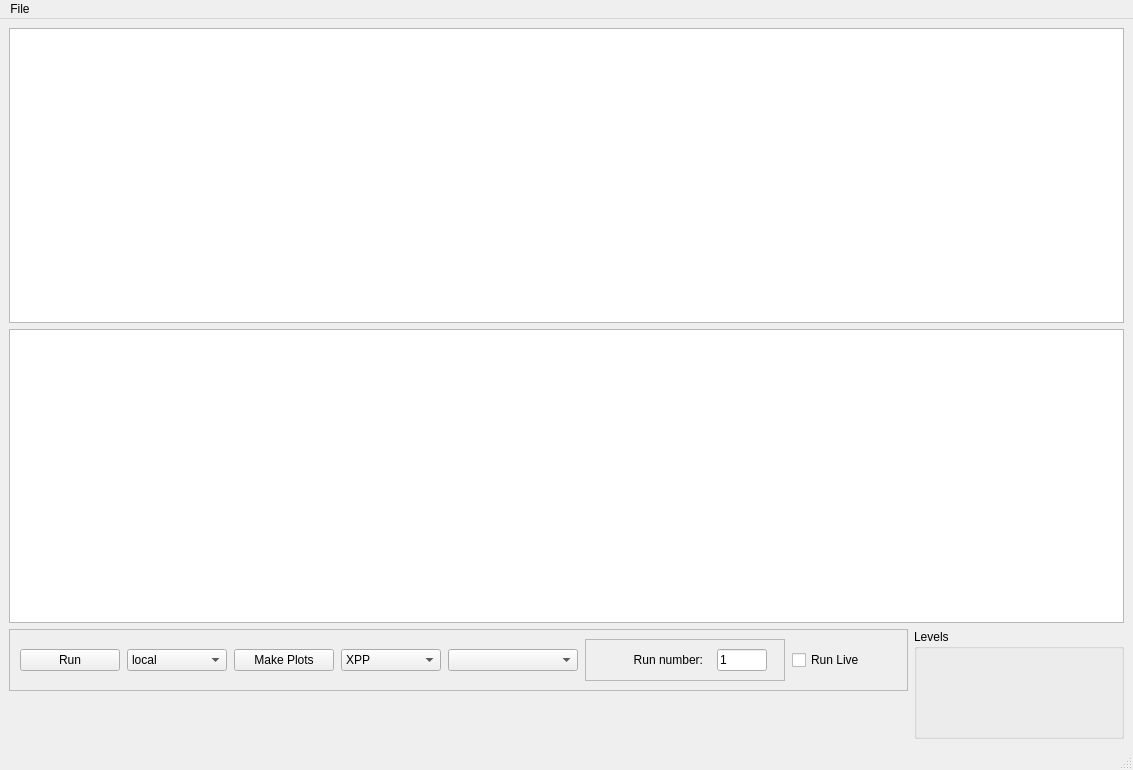
<?xml version="1.0" encoding="UTF-8"?>
<ui version="4.0">
 <class>MainWindow</class>
 <widget class="QMainWindow" name="MainWindow">
  <property name="geometry">
   <rect>
    <x>0</x>
    <y>0</y>
    <width>1133</width>
    <height>770</height>
   </rect>
  </property>
  <property name="windowTitle">
   <string>WFS</string>
  </property>
  <widget class="QWidget" name="centralwidget">
   <layout class="QGridLayout" name="gridLayout">
    <item row="0" column="0" colspan="2">
     <widget class="GraphicsLayoutWidget" name="topCanvas"/>
    </item>
    <item row="1" column="0" colspan="2">
     <widget class="GraphicsLayoutWidget" name="bottomCanvas"/>
    </item>
    <item row="2" column="0">
     <widget class="QFrame" name="frame">
      <property name="maximumSize">
       <size>
        <width>16777215</width>
        <height>16777215</height>
       </size>
      </property>
      <property name="frameShape">
       <enum>QFrame::StyledPanel</enum>
      </property>
      <property name="frameShadow">
       <enum>QFrame::Raised</enum>
      </property>
      <layout class="QHBoxLayout" name="horizontalLayout">
       <item>
        <widget class="QPushButton" name="runPushButton">
         <property name="sizePolicy">
          <sizepolicy hsizetype="Preferred" vsizetype="Fixed">
           <horstretch>0</horstretch>
           <verstretch>0</verstretch>
          </sizepolicy>
         </property>
         <property name="maximumSize">
          <size>
           <width>100</width>
           <height>16777215</height>
          </size>
         </property>
         <property name="text">
          <string>Run</string>
         </property>
        </widget>
       </item>
       <item>
        <widget class="QComboBox" name="jobTypeComboBox">
         <property name="maximumSize">
          <size>
           <width>100</width>
           <height>16777215</height>
          </size>
         </property>
         <item>
          <property name="text">
           <string>local</string>
          </property>
         </item>
         <item>
          <property name="text">
           <string>live</string>
          </property>
         </item>
         <item>
          <property name="text">
           <string>batch</string>
          </property>
         </item>
        </widget>
       </item>
       <item>
        <widget class="QPushButton" name="plotPushButton">
         <property name="maximumSize">
          <size>
           <width>100</width>
           <height>16777215</height>
          </size>
         </property>
         <property name="text">
          <string>Make Plots</string>
         </property>
        </widget>
       </item>
       <item>
        <widget class="QComboBox" name="hutchComboBox">
         <property name="maximumSize">
          <size>
           <width>100</width>
           <height>16777215</height>
          </size>
         </property>
         <item>
          <property name="text">
           <string>XPP</string>
          </property>
         </item>
         <item>
          <property name="text">
           <string>CXI</string>
          </property>
         </item>
         <item>
          <property name="text">
           <string>XCS</string>
          </property>
         </item>
         <item>
          <property name="text">
           <string>MFX</string>
          </property>
         </item>
         <item>
          <property name="text">
           <string>MEC</string>
          </property>
         </item>
        </widget>
       </item>
       <item>
        <widget class="QComboBox" name="experimentComboBox">
         <property name="maximumSize">
          <size>
           <width>130</width>
           <height>16777215</height>
          </size>
         </property>
        </widget>
       </item>
       <item>
        <widget class="QFrame" name="frame_2">
         <property name="minimumSize">
          <size>
           <width>160</width>
           <height>0</height>
          </size>
         </property>
         <property name="maximumSize">
          <size>
           <width>200</width>
           <height>16777215</height>
          </size>
         </property>
         <property name="frameShape">
          <enum>QFrame::StyledPanel</enum>
         </property>
         <property name="frameShadow">
          <enum>QFrame::Raised</enum>
         </property>
         <layout class="QHBoxLayout" name="horizontalLayout_2">
          <item>
           <widget class="QLabel" name="label">
            <property name="minimumSize">
             <size>
              <width>80</width>
              <height>0</height>
             </size>
            </property>
            <property name="maximumSize">
             <size>
              <width>100</width>
              <height>16777215</height>
             </size>
            </property>
            <property name="text">
             <string>Run number:</string>
            </property>
            <property name="alignment">
             <set>Qt::AlignRight|Qt::AlignTrailing|Qt::AlignVCenter</set>
            </property>
           </widget>
          </item>
          <item>
           <widget class="QLineEdit" name="runnumberEdit">
            <property name="minimumSize">
             <size>
              <width>50</width>
              <height>0</height>
             </size>
            </property>
            <property name="maximumSize">
             <size>
              <width>50</width>
              <height>16777215</height>
             </size>
            </property>
            <property name="text">
             <string>1</string>
            </property>
           </widget>
          </item>
         </layout>
        </widget>
       </item>
       <item>
        <widget class="QCheckBox" name="liveCheckBox">
         <property name="maximumSize">
          <size>
           <width>100</width>
           <height>16777215</height>
          </size>
         </property>
         <property name="text">
          <string>Run Live</string>
         </property>
        </widget>
       </item>
      </layout>
     </widget>
    </item>
    <item row="2" column="1" rowspan="2">
     <widget class="QGroupBox" name="groupBox">
      <property name="minimumSize">
       <size>
        <width>210</width>
        <height>110</height>
       </size>
      </property>
      <property name="maximumSize">
       <size>
        <width>210</width>
        <height>110</height>
       </size>
      </property>
      <property name="title">
       <string>Levels</string>
      </property>
      <layout class="QHBoxLayout" name="horizontalLayout_3">
       <item>
        <widget class="LevelsWidget" name="levelsWidget" native="true"/>
       </item>
      </layout>
     </widget>
    </item>
    <item row="3" column="0">
     <widget class="QLabel" name="messageLabel">
      <property name="text">
       <string/>
      </property>
     </widget>
    </item>
   </layout>
  </widget>
  <widget class="QMenuBar" name="menubar">
   <property name="geometry">
    <rect>
     <x>0</x>
     <y>0</y>
     <width>1133</width>
     <height>23</height>
    </rect>
   </property>
   <widget class="QMenu" name="menuFile">
    <property name="title">
     <string>File</string>
    </property>
    <addaction name="actionNew_configuration"/>
    <addaction name="actionLoad_configuration"/>
    <addaction name="actionModify_configuration"/>
    <addaction name="separator"/>
   </widget>
   <addaction name="menuFile"/>
  </widget>
  <widget class="QStatusBar" name="statusbar"/>
  <action name="actionLoad_configuration">
   <property name="text">
    <string>Load configuration</string>
   </property>
  </action>
  <action name="actionQuit">
   <property name="text">
    <string>Quit</string>
   </property>
  </action>
  <action name="actionNew_configuration">
   <property name="text">
    <string>New configuration</string>
   </property>
  </action>
  <action name="actionModify_configuration">
   <property name="text">
    <string>Modify configuration</string>
   </property>
  </action>
 </widget>
 <customwidgets>
  <customwidget>
   <class>GraphicsLayoutWidget</class>
   <extends>QGraphicsView</extends>
   <header>pyqtgraph</header>
  </customwidget>
  <customwidget>
   <class>LevelsWidget</class>
   <extends>QWidget</extends>
   <header>WFS_widgets</header>
   <container>1</container>
  </customwidget>
 </customwidgets>
 <resources/>
 <connections/>
</ui>
